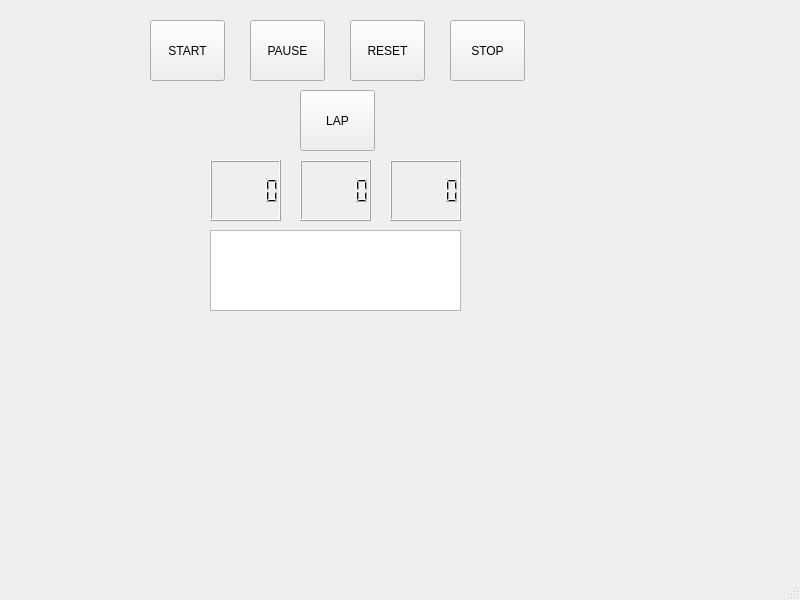
<?xml version="1.0" encoding="UTF-8"?>
<ui version="4.0">
 <class>MainWindow</class>
 <widget class="QMainWindow" name="MainWindow">
  <property name="geometry">
   <rect>
    <x>0</x>
    <y>0</y>
    <width>800</width>
    <height>600</height>
   </rect>
  </property>
  <property name="windowTitle">
   <string>MainWindow</string>
  </property>
  <widget class="QWidget" name="centralwidget">
   <widget class="QLCDNumber" name="lcdNumber">
    <property name="geometry">
     <rect>
      <x>210</x>
      <y>160</y>
      <width>71</width>
      <height>61</height>
     </rect>
    </property>
   </widget>
   <widget class="QLCDNumber" name="lcdNumber_2">
    <property name="geometry">
     <rect>
      <x>300</x>
      <y>160</y>
      <width>71</width>
      <height>61</height>
     </rect>
    </property>
   </widget>
   <widget class="QLCDNumber" name="lcdNumber_3">
    <property name="geometry">
     <rect>
      <x>390</x>
      <y>160</y>
      <width>71</width>
      <height>61</height>
     </rect>
    </property>
   </widget>
   <widget class="QPushButton" name="buttonStart">
    <property name="geometry">
     <rect>
      <x>150</x>
      <y>20</y>
      <width>75</width>
      <height>61</height>
     </rect>
    </property>
    <property name="text">
     <string>START</string>
    </property>
   </widget>
   <widget class="QPushButton" name="buttonPause">
    <property name="geometry">
     <rect>
      <x>250</x>
      <y>20</y>
      <width>75</width>
      <height>61</height>
     </rect>
    </property>
    <property name="text">
     <string>PAUSE</string>
    </property>
   </widget>
   <widget class="QPushButton" name="buttonReset">
    <property name="geometry">
     <rect>
      <x>350</x>
      <y>20</y>
      <width>75</width>
      <height>61</height>
     </rect>
    </property>
    <property name="text">
     <string>RESET</string>
    </property>
   </widget>
   <widget class="QPushButton" name="buttonStop">
    <property name="geometry">
     <rect>
      <x>450</x>
      <y>20</y>
      <width>75</width>
      <height>61</height>
     </rect>
    </property>
    <property name="text">
     <string>STOP</string>
    </property>
   </widget>
   <widget class="QPlainTextEdit" name="plainTextEdit">
    <property name="geometry">
     <rect>
      <x>210</x>
      <y>230</y>
      <width>251</width>
      <height>81</height>
     </rect>
    </property>
   </widget>
   <widget class="QPushButton" name="pushButton">
    <property name="geometry">
     <rect>
      <x>300</x>
      <y>90</y>
      <width>75</width>
      <height>61</height>
     </rect>
    </property>
    <property name="text">
     <string>LAP</string>
    </property>
   </widget>
  </widget>
  <widget class="QMenuBar" name="menubar">
   <property name="geometry">
    <rect>
     <x>0</x>
     <y>0</y>
     <width>800</width>
     <height>22</height>
    </rect>
   </property>
  </widget>
  <widget class="QStatusBar" name="statusbar"/>
 </widget>
 <resources/>
 <connections/>
</ui>
